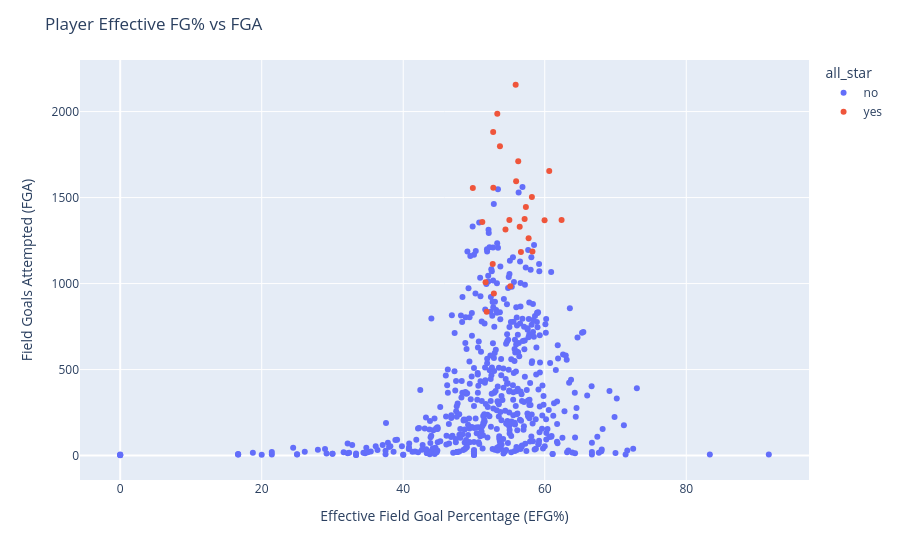

Write notebook code for a chart like this one.
### Code cell
player_efg_chart=px.scatter(player_stats, 
                    x="Effective_fg%",
                    y= "FGA_all",
                    color='all_star',
                    hover_data={'PLAYER_NAME': True, 'FGA_all':True}
                    )
player_efg_chart.update_layout(
    title="Player Effective FG% vs FGA ",
    xaxis_title=" Effective Field Goal Percentage (EFG%)",
    yaxis_title="Field Goals Attempted (FGA)"
)
player_efg_chart.show()

### Figure 1 — Plotly figure (JSON) as saved in the notebook; plotly's stock layout.template omitted (floating-point values rounded to 4 significant figures; data arrays with more than 128 entries replaced by an {"elided": "..."} marker saying what was removed)
{"data": [{"customdata": {"elided": "514x1 str values"}, "hovertemplate": "all_star=no<br>Effective_fg%=%{x}<br>FGA_all=%{y}<br>PLAYER_NAME=%{customdata[0]}<extra></extra>", "legendgroup": "no", "marker": {"color": "#636efa", "symbol": "circle"}, "mode": "markers", "name": "no", "orientation": "v", "showlegend": true, "type": "scatter", "x": {"elided": "514 float values"}, "xaxis": "x", "y": {"elided": "514 int values"}, "yaxis": "y"}, {"customdata": [["Anthony Davis"], ["Anthony Edwards"], ["Bam Adebayo"], ["Damian Lillard"], ["Devin Booker"], ["Donovan Mitchell"], ["Giannis Antetokounmpo"], ["Jalen Brunson"], ["Jaylen Brown"], ["Jayson Tatum"], ["Joel Embiid"], ["Julius Randle"], ["Karl-Anthony Towns"], ["Kawhi Leonard"], ["Kevin Durant"], ["LeBron James"], ["Luka Doncic"], ["Nikola Jokic"], ["Paolo Banchero"], ["Paul George"], ["Scottie Barnes"], ["Shai Gilgeous-Alexander"], ["Stephen Curry"], ["Trae Young"], ["Tyrese Haliburton"], ["Tyrese Maxey"]], "hovertemplate": "all_star=yes<br>Effective_fg%=%{x}<br>FGA_all=%{y}<br>PLAYER_NAME=%{customdata[0]}<extra></extra>", "legendgroup": "yes", "marker": {"color": "#EF553B", "symbol": "circle"}, "mode": "markers", "name": "yes", "orientation": "v", "showlegend": true, "type": "scatter", "x": [57.16, 52.71, 52.65, 51.18, 55.0, 54.45, 62.38, 53.29, 55.96, 53.67, 55.13, 51.79, 56.64, 58.26, 58.18, 59.98, 55.89, 60.63, 49.84, 56.46, 52.81, 56.25, 57.34, 51.64, 57.72, 52.73], "xaxis": "x", "y": [1376, 1882, 1114, 1358, 1370, 1314, 1369, 1988, 1595, 1798, 984, 836, 1183, 1186, 1503, 1368, 2156, 1655, 1556, 1331, 942, 1711, 1445, 1008, 1263, 1557], "yaxis": "y"}], "layout": {"legend": {"title": {"text": "all_star"}, "tracegroupgap": 0}, "margin": {"t": 60}, "title": {"text": "Player Effective FG% vs FGA "}, "xaxis": {"anchor": "y", "domain": [0, 1], "title": {"text": " Effective Field Goal Percentage (EFG%)"}}, "yaxis": {"anchor": "x", "domain": [0, 1], "title": {"text": "Field Goals Attempted (FGA)"}}}}
